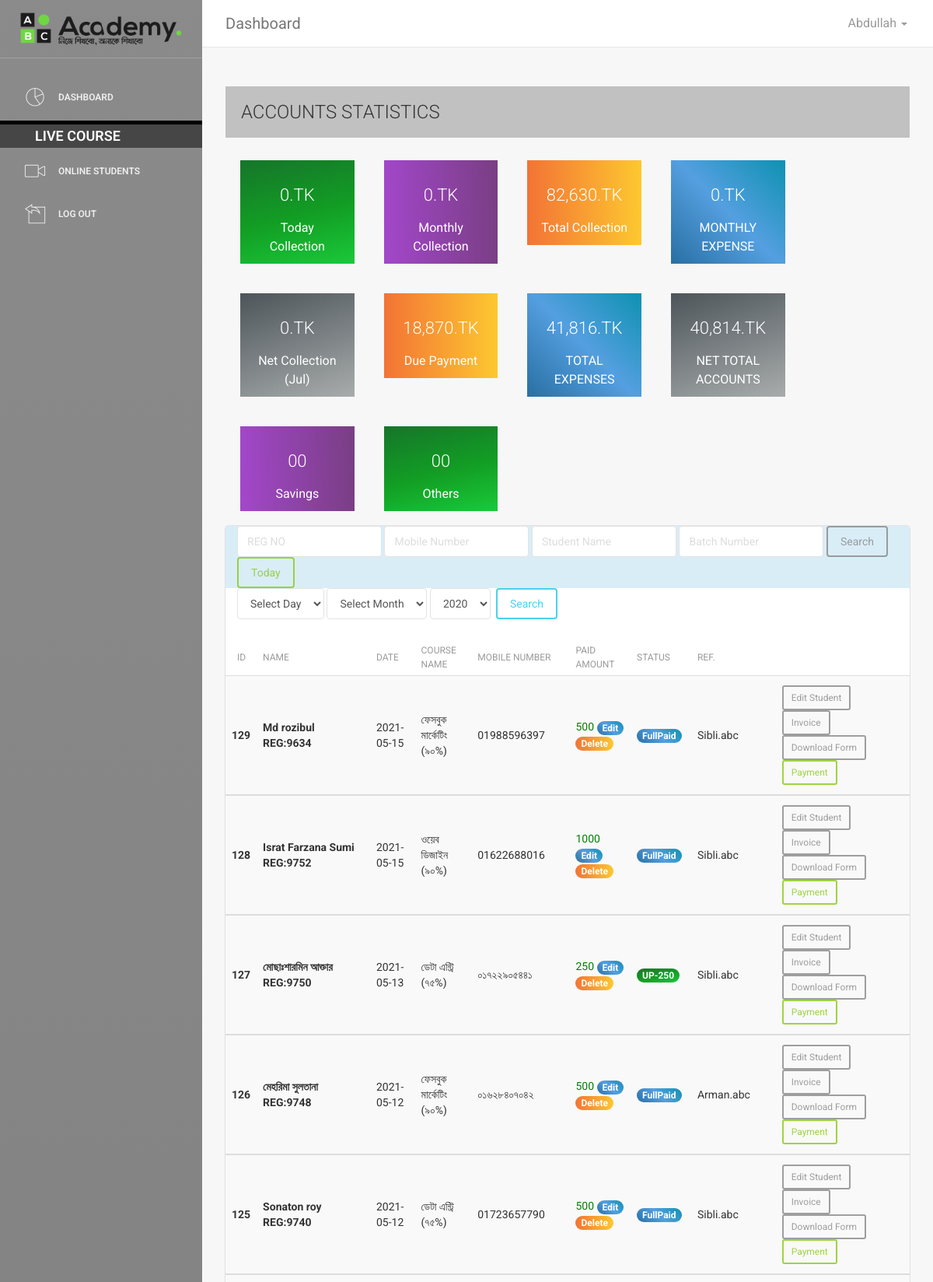
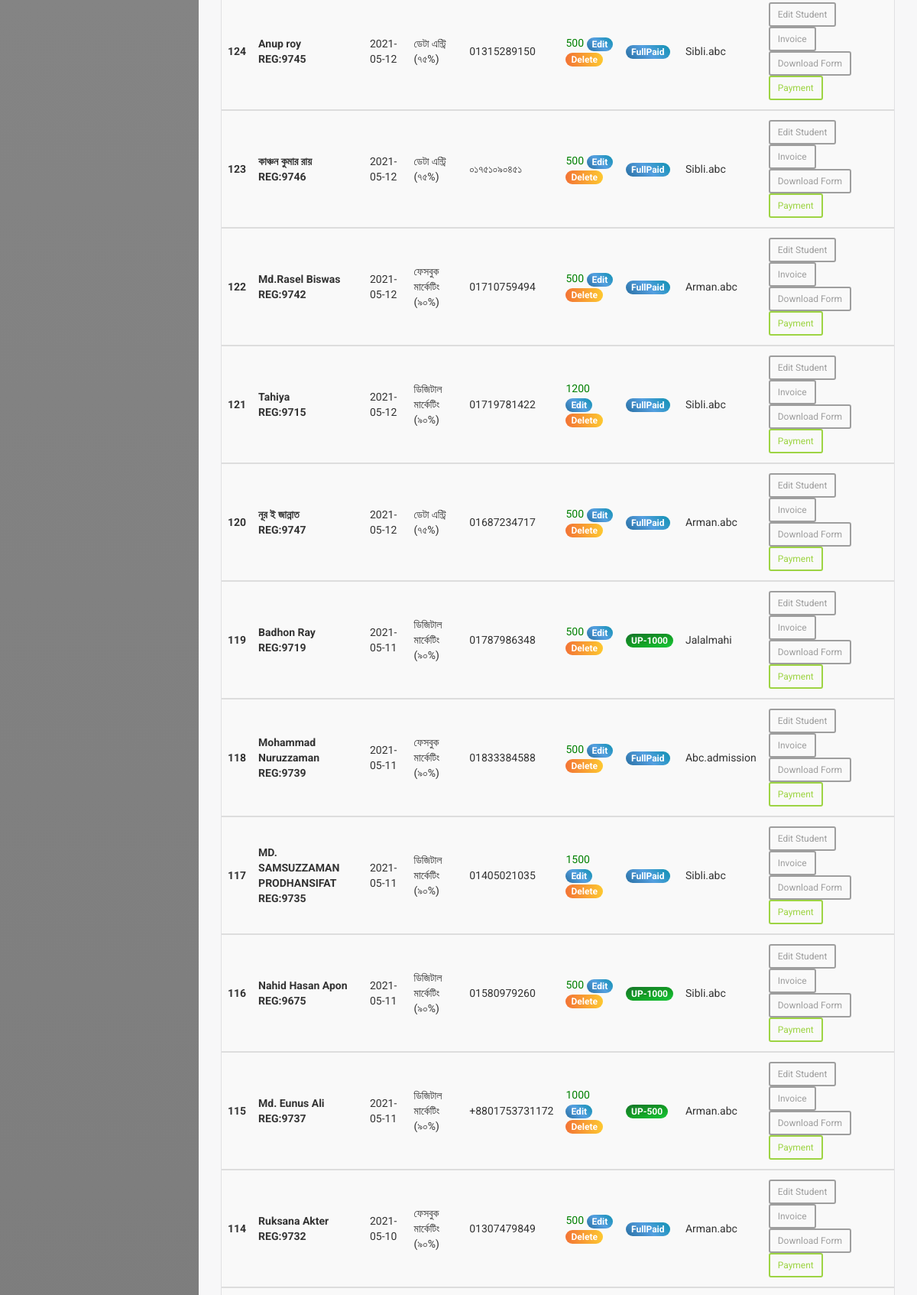
The app's page /online-academy/admin/account-collection.php (signed in, upper part) with its own data (2 pictures, top to bottom).
### tables this page shows
CREATE TABLE `staff` (
  `stf_user_id` int(11) NOT NULL,
  `stf_id` varchar(20) NOT NULL,
  `stf_name` text DEFAULT NULL,
  `stf_pass` text DEFAULT NULL,
  `stf_type` int(11) DEFAULT NULL,
  `stf_phone` text DEFAULT NULL,
  `stf_email` text DEFAULT NULL,
  `stf_sex` int(11) DEFAULT NULL,
  `stf_joining_date` text DEFAULT NULL,
  `stf_facebook` text DEFAULT NULL,
  `stf_desiganation` text DEFAULT NULL,
  `stf_online_offline` int(11) NOT NULL,
  `stf_address` text DEFAULT NULL,
  `stf_notes` text DEFAULT NULL,
  `stf_discription` varchar(500) DEFAULT NULL,
  `stf_photo` text DEFAULT NULL
);

CREATE TABLE `pay_log` (
  `pl_id` int(11) NOT NULL,
  `pl_student` int(11) DEFAULT NULL,
  `pl_amount` text DEFAULT NULL,
  `pl_author` text DEFAULT NULL,
  `pl_date` text DEFAULT NULL,
  `pl_day` text DEFAULT NULL,
  `pl_month` text DEFAULT NULL,
  `pl_year` text DEFAULT NULL,
  `pl_notes` text DEFAULT NULL
);

CREATE TABLE `online_students` (
  `st_id` int(11) NOT NULL,
  `st_name` text DEFAULT NULL,
  `st_father_name` text DEFAULT NULL,
  `st_mother_name` text DEFAULT NULL,
  `st_email` text DEFAULT NULL,
  `st_phone` text DEFAULT NULL,
  `st_pass` text DEFAULT NULL,
  `st_join_date` text DEFAULT NULL,
  `st_join_day` text DEFAULT NULL,
  `st_join_month` text DEFAULT NULL,
  `st_join_year` text DEFAULT NULL,
  `st_address` text DEFAULT NULL,
  `st_division` text DEFAULT NULL,
  `st_region` text DEFAULT NULL,
  `st_db` text DEFAULT NULL,
  `st_nid` text DEFAULT NULL,
  `st_course_name` text DEFAULT NULL,
  `st_course_duration` text DEFAULT NULL,
  `st_time_shdl` text NOT NULL,
  `st_it_firm` text NOT NULL,
  `st_course_result` int(11) DEFAULT NULL,
  `st_sex` int(11) DEFAULT NULL,
  `st_note` text DEFAULT NULL,
  `st_batch_number` int(11) DEFAULT NULL,
  `st_facebook` text DEFAULT NULL,
  `st_payment_method` text DEFAULT NULL,
  `st_payment_paid` int(11) DEFAULT NULL,
  `st_payment_fullpaid` int(11) DEFAULT NULL,
  `st_payment_status` int(11) DEFAULT NULL,
  `st_payment_invoice` int(11) DEFAULT NULL,
  `st_education` text DEFAULT NULL,
  `st_certificate` text DEFAULT NULL,
  `st_registration_number` int(15) DEFAULT NULL,
  `st_reference_name` text DEFAULT NULL,
  `st_photo` text DEFAULT NULL
);

CREATE TABLE `online_courses` (
  `oc_id` int(11) NOT NULL,
  `oc_name` text DEFAULT NULL,
  `oc_name_short` text DEFAULT NULL,
  `oc_short_discription` varchar(200) DEFAULT NULL,
  `oc_duration` text DEFAULT NULL,
  `oc_orginal_fee` int(11) DEFAULT NULL,
  `oc_discunt_fee` int(11) DEFAULT NULL,
  `oc_discunt_percent` text DEFAULT NULL,
  `oc_date` text DEFAULT NULL,
  `oc_status` int(11) DEFAULT NULL,
  `oc_visibility` int(11) DEFAULT NULL
);

### online-academy/connection.inc.php (called while the page is built, shortened)
<?php
$servername = "localhost";
$username = "abcacademy_usr";
$password = "=*QD@v8!+,Ln";
$dbname = "abcacademy_abcdb";
$con = mysqli_connect($servername, $username, $password, $dbname);
$con->set_charset('utf8');
$day = date('d');
$year = date('Y');
$month =  date('m');
$site_link = 'https://www.abcacademy.net';
	 if(isset($_SESSION['abca_sa_signed_in']) AND $_SESSION['abca_sa_signed_in'] == true)
	{
	$queryv = mysqli_query($con,"SELECT * FROM staff  inner join
	desiganation
	on
	staff.stf_desiganation = desiganation.d_id where stf_id = '{$_SESSION['abca_sa_user_id']}'");
	while ($rowc = mysqli_fetch_array($queryv)) {
	$di_stf_name = $rowc['stf_name'];
	}
	}
?>

### online-academy/admin/admin-functions.php (called while the page is built, shortened)
<?php
function expense_collection($command,$reference = 'all'){
	global $np2con,$day,$month,$year;
	$amount = 0;
	if($reference == 'all'){
	$user_sttment = '';
	}else {
	$user_sttment = " AND ex_for = '".$reference."'";
	}
	if($command == 'monthly_expense'){
	$query = mysqli_query($np2con,"SELECT ex_amount FROM expenses where ex_id > '0' $user_sttment AND ex_month = '".$month."' AND ex_year = '".$year."'");
	return sprintf('%02d', $amount);
	}
	if($command == 'total_expense'){
	$query = mysqli_query($np2con,"SELECT ex_amount FROM expenses where ex_id > '0' $user_sttment");
	while ($row = mysqli_fetch_array($query)) {
	$amount = $amount+$row['ex_amount'];
	}
	return sprintf('%02d', $amount);
	}
}
function due_payment($command,$reference = 'all'){
	global $np2con,$day,$month,$year;
	$amount = 0;
	if($reference == 'all'){
	$user_sttment = '';
	}else {
	$user_sttment = " AND st_reference_name = '".$reference."'";
	}
	if($command == 'total_due'){
	$query = mysqli_query($np2con,"SELECT st_payment_paid,oc_discunt_fee FROM online_students  INNER JOIN online_courses on online_students.st_course_name = online_courses.oc_id where st_payment_status = '1' $user_sttment");
	while ($row = mysqli_fetch_array($query)) {
	$amount = $amount+$row['oc_discunt_fee'];
	$amount = $amount-$row['st_payment_paid'];
	}
	return sprintf('%02d', $amount);
	}
}
function payment_collection($command,$reference = 'all'){
	global $np2con,$day,$month,$year;
	$amount = 0;
	if($reference == 'all'){
	$user_sttment = '';
	}else {
	$user_sttment = " AND pl_author = '".$reference."'";
	}
	if($command == 'today_Collection'){
	$query = mysqli_query($np2con,"SELECT pl_amount FROM pay_log where pl_id > '0' $user_sttment AND pl_day = '".$day."' AND pl_day = '".$day."' AND pl_month = '".$month."' AND pl_year = '".$year."'");
	return sprintf('%02d', $amount);
	}
	if($command == 'monthly_collection'){
	$query = mysqli_query($np2con,"SELECT pl_amount FROM pay_log where pl_id > '0' $user_sttment AND  pl_month = '".$month."' AND pl_year = '".$year."'");
	return sprintf('%02d', $amount);
	}
	if($command == 'total_collection'){
	$query = mysqli_query($np2con,"SELECT pl_amount FROM pay_log where pl_id > '0' $user_sttment");
	while ($row = mysqli_fetch_array($query)) {
	$amount = $amount+intval($row['pl_amount']);
	}
	return sprintf('%02d', $amount);
	}
}
?>

### online-academy/admin/account-collection.php (the view, shortened to what this page needs)
<?php include('header.php');
include('admin-functions.php');
?>
        <div class="content">
            <div class="container-fluid">
	    <div class="row">
                   <div class="col-12" style="margin:0 auto;">
			<div class="row ">
		<h3 class="sep_title">ACCOUNTS STATISTICS</h3>
                    <div class="col-md-2 stat_box bg_green">
					<h4><?php echo number_format(payment_collection('today_Collection'), 0, '.', ',')?>.TK</h4>
					<p>Today Collection</p>
					    </div>
						 <div class="col-md-2 stat_box bg_purple">
					<h4>
					<?php
					$monthly_collection = payment_collection('monthly_collection');
					echo  number_format($monthly_collection, 0, '.', ',')?>.TK</h4>
					<p>Monthly Collection</p>
					    </div>
						 <div class="col-md-2 stat_box bg_pending">
					<h4><?php echo number_format(payment_collection('total_collection'), 0, '.', ',')?>.TK</h4>
					<p>Total Collection</p>
					    </div>
						 <div class="col-md-2 stat_box bg_lime">
					<h4><?php
													$monthly_expense = expense_collection('monthly_expense');
													echo number_format($monthly_expense, 0, '.', ',');?>.TK</h4>
					<p>MONTHLY EXPENSE</p>
					    </div>
						 <div class="col-md-2 stat_box bg_grey">
					<h4><?php
												$net_monthly_collection = $monthly_collection-$monthly_expense;
												echo  number_format($net_monthly_collection, 0, '.', ',');?>.TK</h4>
					<p>Net Collection (<?php echo date('M')?>)</p>
					    </div>
						<div class="col-md-2 stat_box bg_pending">
					<h4><?php echo  number_format(due_payment('total_due'), 0, '.', ',');?>.TK</h4>
					<p>Due Payment</p>
					    </div>
						<div class="col-md-2 stat_box bg_lime">
					<h4><?php echo  number_format(expense_collection('total_expense'), 0, '.', ',');?>.TK</h4>
					<p>TOTAL EXPENSES</p>
					    </div>
						<div class="col-md-2 stat_box bg_grey">
					<h4><?php echo  number_format(payment_collection('total_collection')-expense_collection('total_expense'), 0, '.', ',');?>.TK</h4>
					<p>NET TOTAL ACCOUNTS</p>
					    </div>
						<div class="col-md-2 stat_box bg_purple">
					<h4>00</h4>
					<p>Savings</p>
					    </div>
						<div class="col-md-2 stat_box bg_green">
					<h4>00</h4>
					<p>Others</p>
					    </div>
                 </div>
               </div>
			   <div class="col-12" style="margin:0 auto;">
                        <div class="card">
                 <div class="card-body">
   <div class="pt-30 pl-60 pr-60">
	 <div class="row">
	 <div class="col-md-12 p-3 text-white bg-info ">
	 <form class="form-inline" method="post" name="searchfrm">
	 <div class="form-group"><input type="text" placeholder="REG NO" name="REG_no" class="form-control"> </div>
	 <div class="form-group">  <input type="text" placeholder="Mobile Number" name="Mobile" class="form-control">
	 <input type="text" placeholder="Student Name" name="Student_Name" class="form-control">
	 <input type="text" placeholder="Batch Number" name="Batch_Number" class="form-control"></div>
	 <input type="submit" name="subserch" class="btn btn-secondary  btn-transparent btn-theme-colored" value="Search">
	 <input type="submit" name="subtodayserch" class="btn btn-success btn-transparent btn-theme-colored" value="Today">
	 </form>
	 </div>
	 </div>
	 <div class="row">
	 <div class="col-md-12 p-3 text-white bg-dark  ">
	 <form class="form-inline" method="post" name="searchfrm">
	 <div class="form-group">
	<select name="serch_day" class="form-control">
	<option> Select Day</option>
	</select>
	<select name="serch_month" class="form-control">
	<option> Select Month</option>
	</select>
	<select name="serch_year" class="form-control">
	<option value="2020"> 2020</option>
	</select>
	 </div>
	 &nbsp;<input type="submit" name="Searchdate" class="btn btn-info btn-transparent btn-theme-colored" value="Search">
	 </form>
	 </div>
	 </div>
<div data-example-id="hoverable-table" class="bs-example">
<br>
                <table class="table table-hover table-striped">
                    <thead class="thead-dark">
                        <tr>
                            <th>ID</th>
                            <th>Name</th>
                            <th>Date</th>
                            <th>Course Name</th>
                            <th>Mobile Number</th>
							 <th>Paid Amount</th>
							<th>Status</th>
	                         <th>Ref.</th>
	                        <th></th>
                        </tr>
                    </thead>
					<?php
				if(isset($_POST['serch_day'])){
				$serch_day_stmnt = "AND pl_day = '".$_POST['serch_day']."'";
				}else {$serch_day_stmnt = '';}
				if(isset($_POST['serch_month'])){
				$serch_month_stmnt = "AND pl_month = '".$_POST['serch_month']."'";
				}else {$serch_month_stmnt = '';}
				if(isset($_POST['serch_year'])){
				$serch_year_stmnt = "AND pl_year = '".$_POST['serch_year']."'";
				}else {$serch_year_stmnt = '';}
 $query = mysqli_query($np2con,"SELECT * FROM pay_log Inner join online_students ON online_students.st_id = pay_log.pl_student Inner Join online_courses on online_courses.oc_id = online_students.st_course_name Where st_id > 1 {$serch_day_stmnt} {$serch_month_stmnt} {$serch_year_stmnt}  order by pl_id DESC limit 100");
				while ($rowe = mysqli_fetch_array($query)) {
				echo ' <tbody>
                        <tr>
                            <th scope="row">'.$rowe['pl_id'].'</th>
                            <th scope="row">'.$rowe['st_name'].'<br>REG:'.$rowe['st_registration_number'].'</th>
						<td>'.substr($rowe['pl_date'], 0, -9).'</td>
                            <td>'.$rowe['oc_name'].'</td>
                            <td>'.$rowe['st_phone'].'</td>
                           <td><span style="color:green;">'.$rowe['pl_amount'].'</span></span>
						   <a href="'.$site_link.'/dashboard/edit-payment-log.php?plid='.$rowe['pl_id'].'" class="badge p-1 badge-info bg_lime">Edit</a>
						   <a href="'.$site_link.'/dashboard/delete-payment-log.php?plid='.$rowe['pl_id'].'" class="badge p-1 badge-danger bg_pending">Delete</a>
						   </td>
							<td>';
							if($rowe['st_payment_paid'] >= $rowe['oc_discunt_fee']){
							echo '<span class="badge p-1 badge-info bg_lime">FullPaid</span>';
							}else {
							$rem = $rowe['oc_discunt_fee']-$rowe['st_payment_paid'];
							echo '<span class="badge p-1 badge-success bg_green">UP-'.$rem.'</span>';
							}
                         echo '</td>
						 <td>'.$rowe['pl_author'].'</td>
                            <td>
							<button style="display:none;" type="button" class="btn btn-dark btn-transparent btn-theme-colored btn-sm" data-toggle="modal" data-target=".bs-example-modal-lg-XX'.$rowe ['st_registration_number'].'">View Details</button>
							<a href="'.$site_link.'/admin/edit-online-student.php?st='.$rowe ['st_id'].'" class="btn btn-dark btn-transparent btn-theme-colored btn-sm" >Edit Student</a>
							<a href="'.$site_link.'/st-invoice.php?inv='.$rowe ['st_registration_number'].'" class="btn btn-dark btn-transparent btn-theme-colored btn-sm" >Invoice</a>
							<a href="download-form.php?st='.$rowe ['st_id'].'" class="btn btn-dark btn-transparent btn-theme-colored btn-sm" >Download Form</a>
							 <a href="'.$site_link.'/admin/edit-invoice.php?st='.$rowe ['st_id'].'" class="btn btn-success  btn-sm" >Payment</a>
							 <div class="modal fade bs-example-modal-lg-'.$rowe ['st_registration_number'].'" tabindex="-1" role="dialog" aria-labelledby="myLargeModalLabel">
  <div class="modal-dialog modal-lg">
   <div data-example-id="contextual-table" style="background: #FFF;
margin: 0 auto;
border-top: 5px solid #51504d;
border-radius: 4px;" class="bs-example col-md-8 col-md-push-2">
<h3 style="text-align:center;">Students Info</h3>
			<br>
			<table class="table ">
	<tbody>
			<tr class="active">
			<th scope="row">Full Name:
			</th>
			<td>'.$rowe ['st_name'].'</td>
			<th scope="row">Phone:</th>
			<td>'.$rowe ['st_phone'].'</td> </tr>
			<tr> <th scope="row">Registration:
			</th> <td>'.$rowe ['st_registration_number'].'</td>
			<th scope="row">Payment :</th>
			<td><span class="label">';
			echo'</span></td> </tr>
			<tr class="success">
			<th scope="row">Course Name: </th>
			<td>'.$rowe ['oc_name'].'</td>
			<th scope="row">Date of Birth :</th>
			<td>'.$rowe ['st_db'].'</td> </tr>
			 <tr class="active">
			<th scope="row">Batch No:</th>
			<td>'.$rowe ['st_batch_number'].'</td>
			<th scope="row">Reference:</th>
			<td>'.$rowe ['st_reference_name'].'</td> </tr>
			</tbody>
	</table> ';
			echo '<div class="row">
                      <div class="col-sm-6">
                       <a href="download-form.php?st='.$row ['st_id'].'" target="_blank"  class="btn btn-block btn-success btn-theme-colored btn-sm mt-20 pt-10 pb-10">
					   DOWNLOAD FORM</a>
                      </div>
                      <div class="col-sm-6">
                       <a href="'.$site_link.'/st-invoice.php?inv='.$row ['st_registration_number'].'" target="_blank" class="btn btn-block btn-info btn-theme-colored btn-sm mt-20 pt-10 pb-10">
					   VIEW INVOICE</a>
                      </div>
                    </div><br>
              </div>
  </div>
</div>
							</td>
                        </tr>
                    </tbody>';
				}
?>
                </table>
            </div>
			</div>
               </div>
               </div>
               </div>
             </div>
       </div>
        </div>
<?php include('footer.php') ?>

### online-academy/admin/header.php (shortened to what this page needs)
<?php
require '../connection.inc.php';
?>
<!doctype html>
<html lang="en">
<head>
    <link href="assets/css/bootstrap.min.css" rel="stylesheet" />
    <link href="custom.css" rel="stylesheet" />
    <link href="assets/css/animate.min.css" rel="stylesheet"/>
    <link href="assets/css/light-bootstrap-dashboard.css?v=1.4.0" rel="stylesheet"/>
    <link href="assets/css/demo.css" rel="stylesheet" />
    <link href="http://maxcdn.bootstrapcdn.com/font-awesome/4.2.0/css/font-awesome.min.css" rel="stylesheet">
    <link href="assets/css/pe-icon-7-stroke.css" rel="stylesheet" />
</head>
<body>
<div class="wrapper">
   <?php include('sidebar.php')?>
    <div class="main-panel">
        <nav class="navbar navbar-default navbar-fixed">
            <div class="container-fluid">
                <div class="navbar-header">
                    <a class="navbar-brand" href="#">Dashboard</a>
                </div>
                <div class="collapse navbar-collapse">
                    <ul class="nav navbar-nav navbar-right">
                        <li class="dropdown">
                              <a href="#" class="dropdown-toggle" data-toggle="dropdown">
                                    <p>
										<?php echo $di_stf_name ?>
										<b class="caret"></b>
									</p>
                              </a>
                        </li>
                    </ul>
                </div>
            </div>
        </nav>

### records on screen
staff: stf_name "Abdullah"
pay_log: pl_id "129", online_students.st_name "Md rozibul", online_students.st_registration_number "9634", pl_date "2021-05-15", online_courses.oc_name "ফেসবুক মার্কেটিং (৯০%)", online_students.st_phone "01988596397", pl_amount "500", shows "FullPaid", pl_author "Sibli.abc"
pay_log: pl_id "128", online_students.st_name "Israt Farzana Sumi", online_students.st_registration_number "9752", pl_date "2021-05-15", online_courses.oc_name "ওয়েব ডিজাইন (৯০%)", online_students.st_phone "01622688016", pl_amount "1000", shows "FullPaid", pl_author "Sibli.abc"
pay_log: pl_id "127", online_students.st_name "মোছাঃশারমিন আক্তার", online_students.st_registration_number "9750", pl_date "2021-05-13", online_courses.oc_name "ডেটা এন্ট্রি (৭৫%)", online_students.st_phone "০১৭২২৯০৫৪৪১", pl_amount "250", online_students.st_payment_paid "250", pl_author "Sibli.abc"
pay_log: pl_id "126", online_students.st_name "মেহরিমা সুলতানা", online_students.st_registration_number "9748", pl_date "2021-05-12", online_courses.oc_name "ফেসবুক মার্কেটিং (৯০%)", online_students.st_phone "০১৬২৮৪০৭০৪২", pl_amount "500", shows "FullPaid", pl_author "Arman.abc"
pay_log: pl_id "125", online_students.st_name "Sonaton roy", online_students.st_registration_number "9740", pl_date "2021-05-12", online_courses.oc_name "ডেটা এন্ট্রি (৭৫%)", online_students.st_phone "01723657790", pl_amount "500", shows "FullPaid", pl_author "Sibli.abc"
pay_log: pl_id "124", online_students.st_name "Anup roy", online_students.st_registration_number "9745", pl_date "2021-05-12", online_courses.oc_name "ডেটা এন্ট্রি (৭৫%)", online_students.st_phone "01315289150", pl_amount "500", shows "FullPaid", pl_author "Sibli.abc"
pay_log: pl_id "123", online_students.st_name "কাঞ্চন কুমার রায়", online_students.st_registration_number "9746", pl_date "2021-05-12", online_courses.oc_name "ডেটা এন্ট্রি (৭৫%)", online_students.st_phone "০১৭৫১০৯০৪৫১", pl_amount "500", shows "FullPaid", pl_author "Sibli.abc"
pay_log: pl_id "122", online_students.st_name "Md.Rasel Biswas", online_students.st_registration_number "9742", pl_date "2021-05-12", online_courses.oc_name "ফেসবুক মার্কেটিং (৯০%)", online_students.st_phone "01710759494", pl_amount "500", shows "FullPaid", pl_author "Arman.abc"
pay_log: pl_id "121", online_students.st_name "Tahiya", online_students.st_registration_number "9715", pl_date "2021-05-12", online_courses.oc_name "ডিজিটাল মার্কেটিং (৯০%)", online_students.st_phone "01719781422", pl_amount "1200", shows "FullPaid", pl_author "Sibli.abc"
pay_log: pl_id "120", online_students.st_name "নূর ই জান্নাত", online_students.st_registration_number "9747", pl_date "2021-05-12", online_courses.oc_name "ডেটা এন্ট্রি (৭৫%)", online_students.st_phone "01687234717", pl_amount "500", shows "FullPaid", pl_author "Arman.abc"
pay_log: pl_id "119", online_students.st_name "Badhon Ray", online_students.st_registration_number "9719", pl_date "2021-05-11", online_courses.oc_name "ডিজিটাল মার্কেটিং (৯০%)", online_students.st_phone "01787986348", pl_amount "500", online_courses.oc_discunt_fee "1000", pl_author "Jalalmahi"
pay_log: pl_id "118", online_students.st_name "Mohammad Nuruzzaman", online_students.st_registration_number "9739", pl_date "2021-05-11", online_courses.oc_name "ফেসবুক মার্কেটিং (৯০%)", online_students.st_phone "01833384588", pl_amount "500", shows "FullPaid", pl_author "Abc.admission"
pay_log: pl_id "117", online_students.st_name "MD. SAMSUZZAMAN PRODHANSIFAT", online_students.st_registration_number "9735", pl_date "2021-05-11", online_courses.oc_name "ডিজিটাল মার্কেটিং (৯০%)", online_students.st_phone "01405021035", pl_amount "1500", shows "FullPaid", pl_author "Sibli.abc"
pay_log: pl_id "116", online_students.st_name "Nahid Hasan Apon", online_students.st_registration_number "9675", pl_date "2021-05-11", online_courses.oc_name "ডিজিটাল মার্কেটিং (৯০%)", online_students.st_phone "01580979260", pl_amount "500", online_courses.oc_discunt_fee "1000", pl_author "Sibli.abc"
pay_log: pl_id "115", online_students.st_name "Md. Eunus Ali", online_students.st_registration_number "9737", pl_date "2021-05-11", online_courses.oc_name "ডিজিটাল মার্কেটিং (৯০%)", online_students.st_phone "+8801753731172", pl_amount "1000", online_courses.oc_discunt_fee "500", pl_author "Arman.abc"
pay_log: pl_id "114", online_students.st_name "Ruksana Akter", online_students.st_registration_number "9732", pl_date "2021-05-10", online_courses.oc_name "ফেসবুক মার্কেটিং (৯০%)", online_students.st_phone "01307479849", pl_amount "500", shows "FullPaid", pl_author "Arman.abc"

### other values on screen
payment_collection('today_Collection') "0"
$monthly_collection "0"
payment_collection('total_collection') "82,630"
$monthly_expense "0"
$net_monthly_collection "0"
due_payment('total_due') "18,870"
expense_collection('total_expense') "41,816"
